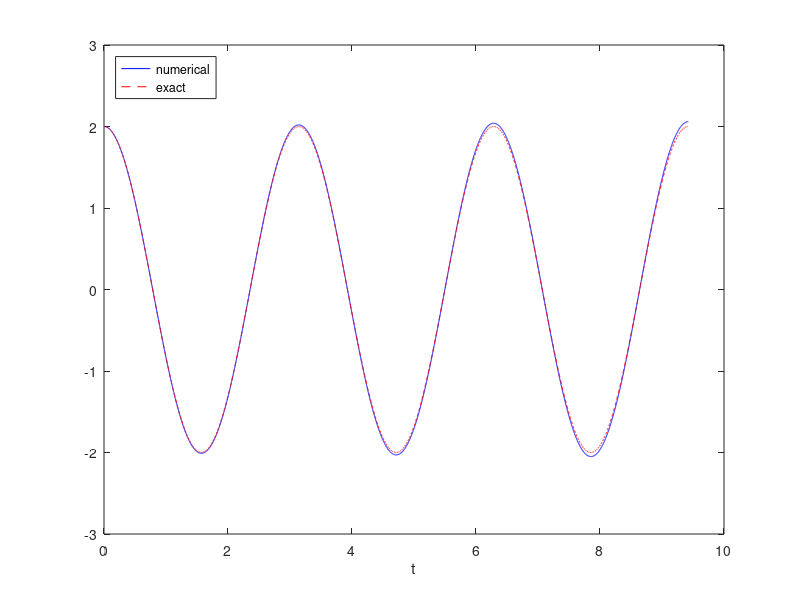
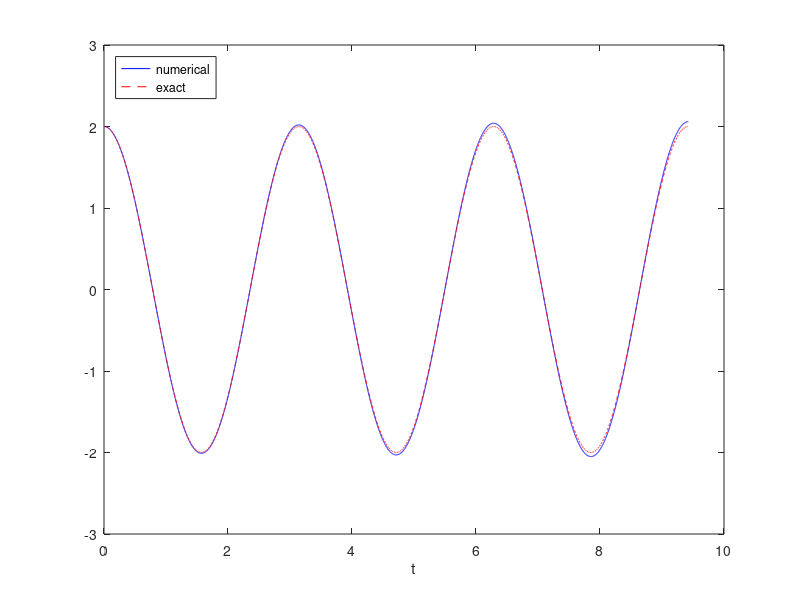

These figures' MATLAB source, in order: (Note: this script raises an error after producing the figures.)
clear, clc

omega = 2;
P = 2*pi/omega;
dt = P/2000;
T = 3*P;
N_t = floor(T/dt);
t = linspace(0, N_t*dt, N_t+1);

u = zeros(N_t+1, 1);
v = zeros(N_t+1, 1);

% Initial condition
X_0 = 2;
u(1) = X_0;
v(1) = 0;

% Step equations forward in time
for n = 1:N_t
    u(n+1) = u(n) + dt*v(n);
    v(n+1) = v(n) - dt*omega^2*u(n);
end

plot(t, u, 'b-', t, X_0*cos(omega*t), 'r--');
legend('numerical', 'exact', 'Location','northwest');
xlabel('t');
print('tmp', '-dpdf');  print('tmp', '-dpng');

%Calculate kinetic and potential energy
[E_potential, E_kinetic] = osc_energy(u, v, omega);
E_summ = E_potential + E_kinetic;

Total_energy = figure;
plot(t, E_summ);
xlabel('t');
ylabel('Total energy');
saveas(Total_energy, 'osc_FE_total_energy.png');